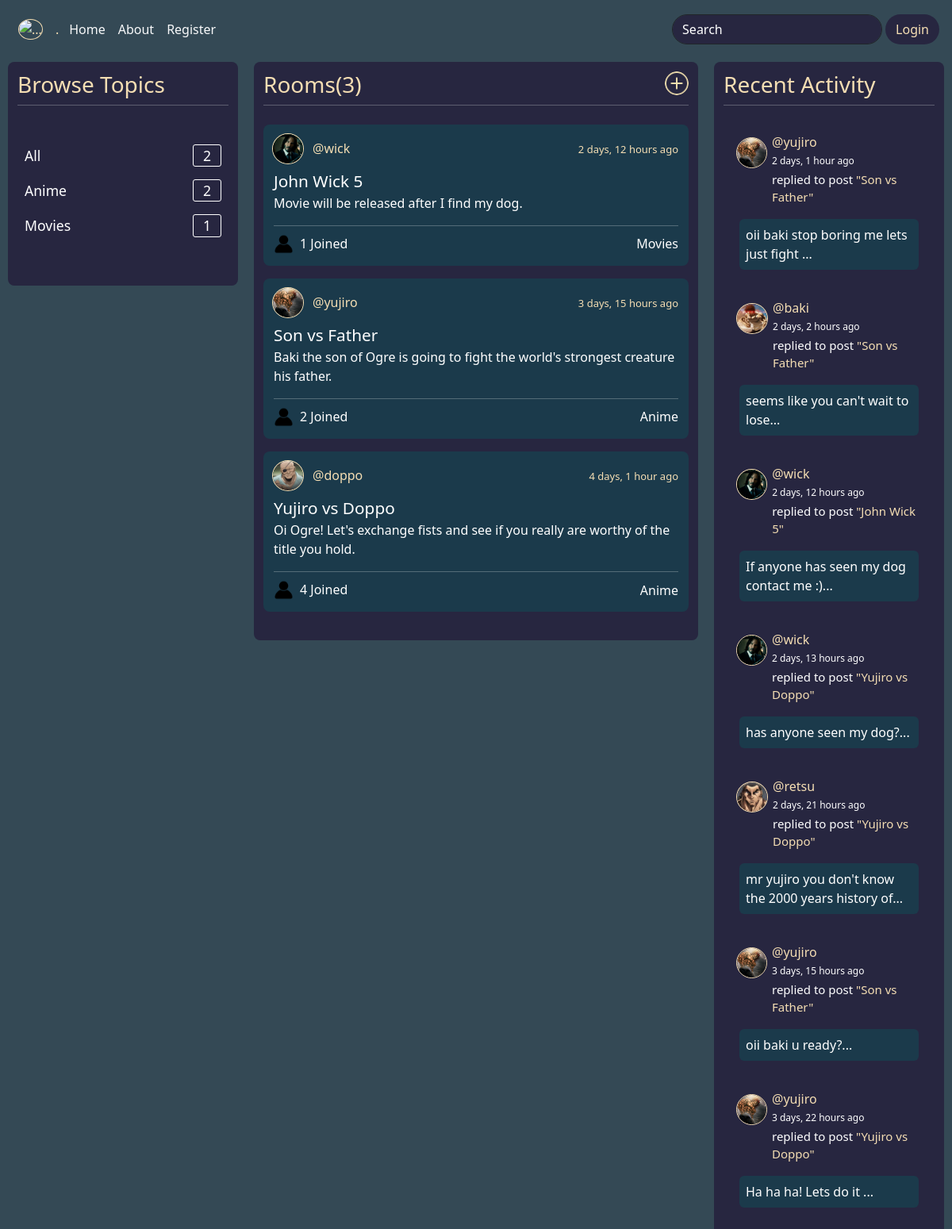
The page / on the database its author committed.
### base/models.py (models this page shows, shortened)
class Topic(models.Model):
    name = models.CharField(max_length=200)
    def __str__(self):
        return self.name

class Room(models.Model):
    host = models.ForeignKey(User, on_delete=models.SET_NULL, null=True)
    topic = models.ForeignKey(Topic, on_delete=models.SET_NULL, null=True)
    name = models.CharField(max_length=200, null=True)
    description = models.TextField(null=True, blank=True)
    participants = models.ManyToManyField(User, related_name='participants', blank=True)
    updated = models.DateTimeField(auto_now=True)
    created = models.DateTimeField(auto_now_add=True)
    class Meta:
        ordering = ['-updated', '-created']

class User(AbstractUser):
    name = models.CharField(max_length=200, null=True)
    email = models.EmailField(unique=True,null=True)
    bio = models.TextField(null=True)
    avatar = models.ImageField(null=True, default="people.png")
    USERNAME_FIELD = 'email'
    REQUIRED_FIELDS = []

class Message(models.Model):
    user = models.ForeignKey(User, on_delete=models.CASCADE)
    room = models.ForeignKey(Room, on_delete=models.CASCADE)
    body = models.TextField()
    updated = models.DateTimeField(auto_now=True)
    created = models.DateTimeField(auto_now_add=True)
    def __str__(self):
        return self.body[0:50]
    class Meta:
        ordering = ['-updated', '-created']

### base/views.py (the view)
# urls.py: path('', views.home, name="home"),
def home(request):
    q = request.GET.get('q') if request.GET.get('q') != None else ''
    rooms = Room.objects.filter(topic__name__icontains = q)
    room_count = rooms.count()
    topics = Topic.objects.all()
    messages = Message.objects.filter(room__topic__name__icontains=q)[0:7]
    context = {'rooms':rooms, 'topics':topics, 'rc': room_count, 'messages':messages}
    return render(request, 'base/home.html',context)

### base/templates/base/home.html (shortened to what this page needs)
{% extends 'main.html' %}
{% block content %}
<div class="home-container">
    <div class="home-topic">
        {% include 'base/topic-component.html' %}
    </div>
    <div class="home-feed">
        {% include 'base/feed-component.html' %}
    </div>
    <div class="home-activity">
        {% include 'base/activity-component.html' %}
    </div>
</div>
{% endblock %}

### base/templates/base/topic-component.html (shortened to what this page needs)
<div>
    <div class="topic-component">
        <div class="topic">
            <div class="browse">
                <h3>Browse Topics</h3>
            </div>
            <hr>
            <div class="text-content">
                <div class="text my-4">
                    <div class="topic-content my-3 justify-content-between">
                        <a href="{% url 'home' %}">All <span class="container m-0">{{topics.count}}</span></a>
                    </div>
                    {% for topic in topics %}
                    <div class="my-3 topic-content">
                        <a href="{% url 'home' %}?q={{topic.name}}">{{topic.name}} <span
                                class="container m-0">{{topic.room_set.all.count}}</span> </a>
                    </div>
                    {% endfor %}
                </div>
            </div>
        </div>
    </div>
</div>

### base/templates/base/feed-component.html (shortened to what this page needs)
{% load static %}
<div>
    <div class="feed">
        <div class="browse d-flex my-0 justify-content-between">
            <h3>Rooms({{rc}})</h3>
            <a href="{% url 'create-room' %}"><img id="image" src="{% static 'images/plus.png' %}" alt=""></a>
        </div>
        <hr>
        <div class="my-4">
            {% for room in rooms %}
            <div class="my-3 room">
                <div class="room-header">
                    <div class="d-flex user-content justify-content-flext-start">
                        <div class="user-image b-dark border-dark">
                            <img src="{{room.host.avatar.url}}" alt="">
                        </div>
                        <a href="{% url 'user' room.host.id %}">@{{room.host.username}}</a>
                    </div>
                    <div class="timesince mx-2">
                        <span>{{room.created|timesince}} ago</span>
                    </div>
                </div>
                <div class="room-content mx-2">
                    <a href="{% url 'room' room.id %}">{{room.name}}</a>
                    <p>{{room.description}}</p>
                </div>
                <hr class="mx-2">
                <div class="mx-2 room-footer d-flex justify-content-between">
                    <div class="room-foot d-flex">
                        <img src="{% static 'images/people.png' %}" alt="">
                        <p class="mx-2">{{room.participants.all.count}} Joined</p>
                    </div>
                    <p class="room-topic">{{room.topic}}</p>
                </div>
            </div>
            {% endfor %}
        </div>
    </div>
</div>

### base/templates/base/activity-component.html (shortened to what this page needs)
{% load static %}
<div>
    <div class="activity-component">
        <div class="activity">
            <div class="browse">
                <h3>Recent Activity</h3>
            </div>
            <hr>
            <div class="my-4">
                {% for message in messages %}
                <div class="activity-list my-3">
                    <div class="user-list">
                        <div class="d-flex">
                            <img src="{{message.user.avatar.url}}" alt="">
                            <div class="activity-content">
                                <p class="message-1 m-0">@<a href="{% url 'user' message.user.id %}">{{message.user.username }}</a></p>
                                <small>{{message.created|timesince}} ago</small>
                                <p class="message-2">replied to post <span
                                        class=" m-0 message-1">"{{message.room.name}}"</span> </p>
                            </div>
                        </div>
                        <div class="comment p-2">
                            <p>{{message}}...</p>
                        </div>
                    </div>
                </div>
                {% endfor %}
            </div>
        </div>
    </div>
</div>

### templates/main.html (style rules this page uses)
body { background-color: #344955; }

### templates/Navbar.html (style rules this page uses)
.user-content { align-items: center; justify-content: center; display: flex; }
.user-image { margin: 0; }
.user-image img { object-fit: cover; margin: 6px; width: 30px; height: 30px; border: 1px solid wheat; border-radius: 50%; }

### base/templates/base/home.html (style rules this page uses)
.home-container { display: grid; grid-template-columns: 1fr 2fr 1fr; }
.home-activity { margin-right: 10px; }
.home-feed { margin: 0px 20px; }
.home-topic { margin-left: 10px; border-radius: 8px; }

### base/templates/base/topic-component.html (style rules this page uses)
.text { font-size: 1.1rem; padding: 9px; border-radius: 5px; }
.text a { color: white; text-decoration: none; }
hr { margin: 0; color: white; }
.topic-content a span { width: min-content; border: 1px solid white; height: fit-content; border-radius: 3px; }
.topic-content a { display: flex; width: 100%; justify-content: space-between; align-items: center; }
.browse h3 { color: wheat; margin-bottom: .5rem; }
.topic { padding: 12px; }
.topic-component { background-color: #272640; border-radius: 8px; }

### base/templates/base/feed-component.html (style rules this page uses)
#image { width: 30px; height: 30px; filter: invert(92%) sepia(7%) saturate(1804%) hue-rotate(336deg) brightness(105%) contrast(90%); border-radius: 50%; }
.user-content { align-items: center; }
.user-content a { font-size: 1rem; margin: 5px; text-decoration: none; color: wheat; }
.user-image img { object-fit: cover; margin: 6px; width: 40px; height: 39px; border: 1px solid wheat; border-radius: 50%; }
.room-header { display: flex; align-items: center; justify-content: space-between; }
.room-content a { font-size: 1.3rem; text-decoration: none; color: white; }
.room { border-radius: 8px; padding: 5px; background-color: #1b3a4b; }
.room-footer { margin: 10px 0px; }
.room-foot p { margin-bottom: 0; }
.room-footer img { width: 25px; height: 25px; }
.room-footer .room-topic { align-self: center; margin: 0; }
.room-header span { font-size: small; }
.feed { padding: 12px; background-color: #272640; color: white; border-radius: 8px; }
.timesince { color: wheat; }
.browse h3 { color: wheat; }

### base/templates/base/activity-component.html (style rules this page uses)
.activity-list { padding: 2px; min-height: 142px; padding: 10px; }
.activity-list img { object-fit: cover; margin: 6px; width: 40px; height: 39px; border: 1px solid wheat; border-radius: 50%; }
.activity-content small { font-size: 12px; position: relative; top: -2px; }
.activity-content a { color: wheat; text-decoration: none; }
.activity-content .message-1 { color: wheat; }
.activity-content .message-2 { font-size: 15px; }
.comment { background: #1b3a4b; border-radius: 6px; margin: 0px 10px; }
.comment p { margin: 0; }
.activity-component { background-color: #272640; color: white; border-radius: 8px; }
.activity { padding: 12px; margin-bottom: 10px; }
.browse h3 { color: wheat; }

### rows shown on the page
Topic: name "Anime", room_set.all.count "2"
Topic: name "Movies", room_set.all.count "1"
Room: host.avatar (picture), host.username "wick", created "2 days, 12 hours", name "John Wick 5", description "Movie will be released after I find my dog.", participants.all.count "1", topic "Movies"
Room: host.avatar (picture), host.username "yujiro", created "3 days, 15 hours", name "Son vs Father", description "Baki the son of Ogre is going to fight the world's strongest creature his father.", participants.all.count "2", topic "Anime"
Room: host.avatar (picture), host.username "doppo", created "4 days, 1 hour", name "Yujiro vs Doppo", description "Oi Ogre! Let's exchange fists and see if you really are worthy of the title you hold.", participants.all.count "4", topic "Anime"
Message: user.avatar (picture), user.username "yujiro", created "2 days, 1 hour", room.name "Son vs Father", body "oii baki stop boring me lets just fight"
Message: user.avatar (picture), user.username "baki", created "2 days, 2 hours", room.name "Son vs Father", body "seems like you can't wait to lose"
Message: user.avatar (picture), user.username "wick", created "2 days, 12 hours", room.name "John Wick 5", body "If anyone has seen my dog contact me :)"
Message: user.avatar (picture), user.username "wick", created "2 days, 13 hours", room.name "Yujiro vs Doppo", body "has anyone seen my dog?"
Message: user.avatar (picture), user.username "retsu", created "2 days, 21 hours", room.name "Yujiro vs Doppo", body "mr yujiro you don't know the 2000 years history of"
Message: user.avatar (picture), user.username "yujiro", created "3 days, 15 hours", room.name "Son vs Father", body "oii baki u ready?"
Message: user.avatar (picture), user.username "yujiro", created "3 days, 22 hours", room.name "Yujiro vs Doppo", body "Ha ha ha! Lets do it"

### other values the page prints
{{ topics.count }} "2"
{{ rc }} "3"
